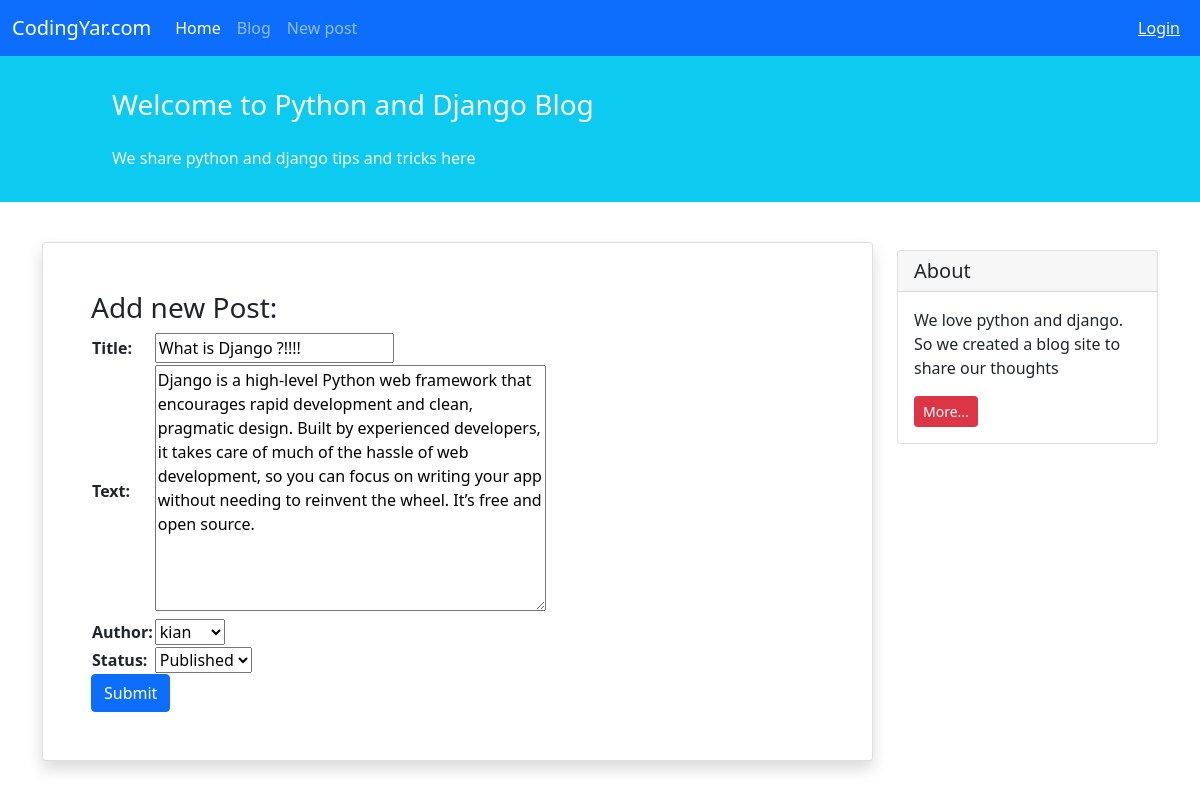
Screenshot of /blog/4/update/ with the database file from the repository.
### blog/models.py (models this page shows, shortened)
class Post(models.Model):
    STATUS_CHOICES = (
        ('pub', 'Published'),
        ('drf', 'Draft'),
    )
    title = models.CharField(max_length=100)
    text = models.TextField()
    author = models.ForeignKey('auth.User',on_delete=models.CASCADE)
    datetime_created = models.DateTimeField(auto_now_add=True)
    datetime_modified = models.DateTimeField(auto_now=True)
    status = models.CharField(choices=STATUS_CHOICES,max_length=100)

### blog/views.py (the view)
# urls.py: path('<int:pk>/update/',views.post_update_view, name='post_update'),
def post_update_view(request, pk):
    post = get_object_or_404(Post, pk=pk)
    form = NewPostForm(request.POST or None, instance=post)
    if form.is_valid():
        form.save()
        return redirect('posts_list')
    return render( request, 'blog/add_post.html', context={'form': form} )

### blog/form.py
class NewPostForm(ModelForm):
    class Meta:
        model = Post
        fields = ['title', 'text', 'author', 'status']

### blog/templates/blog/add_post.html (shortened to what this page needs)
{% extends '_base.html' %}
{% block contect %}
<div class="container mt-4">
    <div class="row">
        <div class="col-9">
            <div class="card shadow my-3 p-5">
                <h3>Add new Post:</h3>
                <form method="POST">
                    <table>
                        {{ form.as_table }}
                    </table>
                    <button type="submit" class="btn btn-primary" >Submit</button>
                </form>
            </div>
        </div>
        <div class="col-3">
                <div class="card my-4">
                    <h5 class="card-header">About</h5>
                    <div class="card-body">
                        <p class="card-text">We love python and django. So we created a blog site to share our
                            thoughts</p>
                        <a href="#"
                           class="btn btn-sm btn-danger">
                            More...
                        </a>
                    </div>
                </div>
        </div>
    </div>
</div>
{% endblock contect %}

### rows the page displays
Post: title "What is Django ?!!!!", text "Django is a high-level Python web framework that encourages rapid development and clean, pragmatic design. Built by experienced developers, it takes care of much of the hassle of web development, so you can focus on writing your app without needing to reinvent the wheel. It’s free and open source.", author "kian", status "Published"
